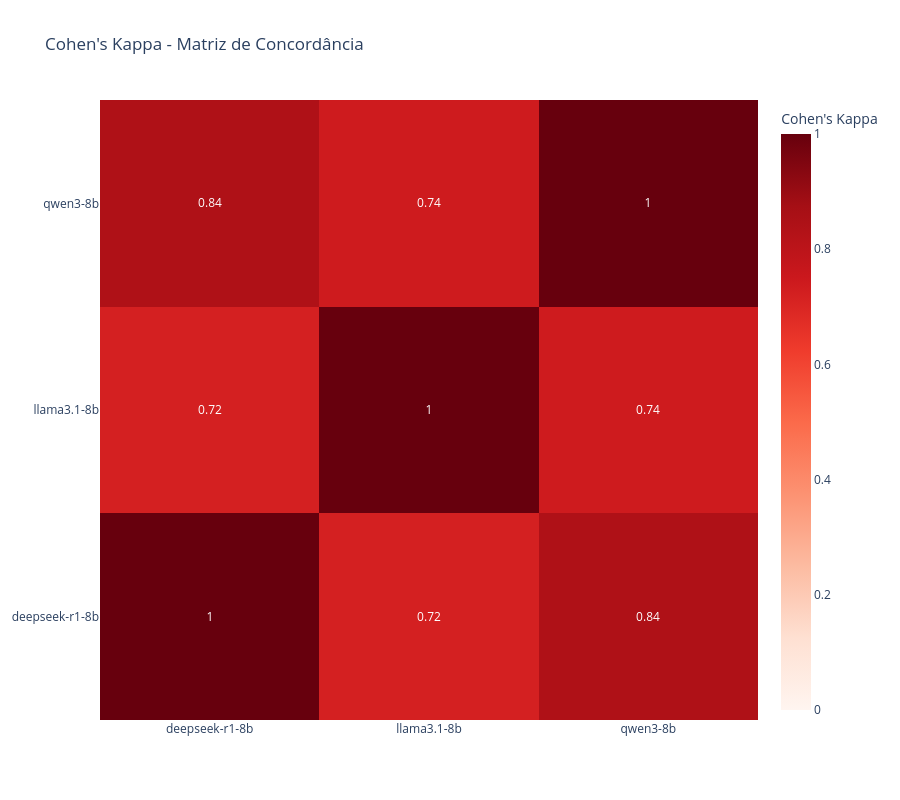

The notebook cell saved with this chart:
### Markdown cell above
### - Cohens Kappa

### Code cell
logger.info("\n📊 Gerando heatmap de Cohens_Kappa...")
visualizer.plot_kappa_heatmap(
    kappa_df=report['cohens_kappa']
)

### Figure 1 — Plotly figure (JSON) as saved in the notebook; plotly's stock layout.template omitted (floating-point values rounded to 4 significant figures)
{"data": [{"colorbar": {"title": {"text": "Cohen's Kappa"}}, "colorscale": [[0, "rgb(255,245,240)"], [0.125, "rgb(254,224,210)"], [0.25, "rgb(252,187,161)"], [0.375, "rgb(252,146,114)"], [0.5, "rgb(251,106,74)"], [0.625, "rgb(239,59,44)"], [0.75, "rgb(203,24,29)"], [0.875, "rgb(165,15,21)"], [1, "rgb(103,0,13)"]], "text": [[1, 0.72, 0.84], [0.72, 1, 0.74], [0.84, 0.74, 1]], "texttemplate": "%{text}", "type": "heatmap", "x": ["deepseek-r1-8b", "llama3.1-8b", "qwen3-8b"], "y": ["deepseek-r1-8b", "llama3.1-8b", "qwen3-8b"], "z": [[1, 0.7204, 0.8428], [0.7204, 1, 0.74], [0.8428, 0.74, 1]], "zmax": 1, "zmin": 0}], "layout": {"height": 800, "title": {"text": "Cohen's Kappa - Matriz de Concordância"}, "width": 900}}
